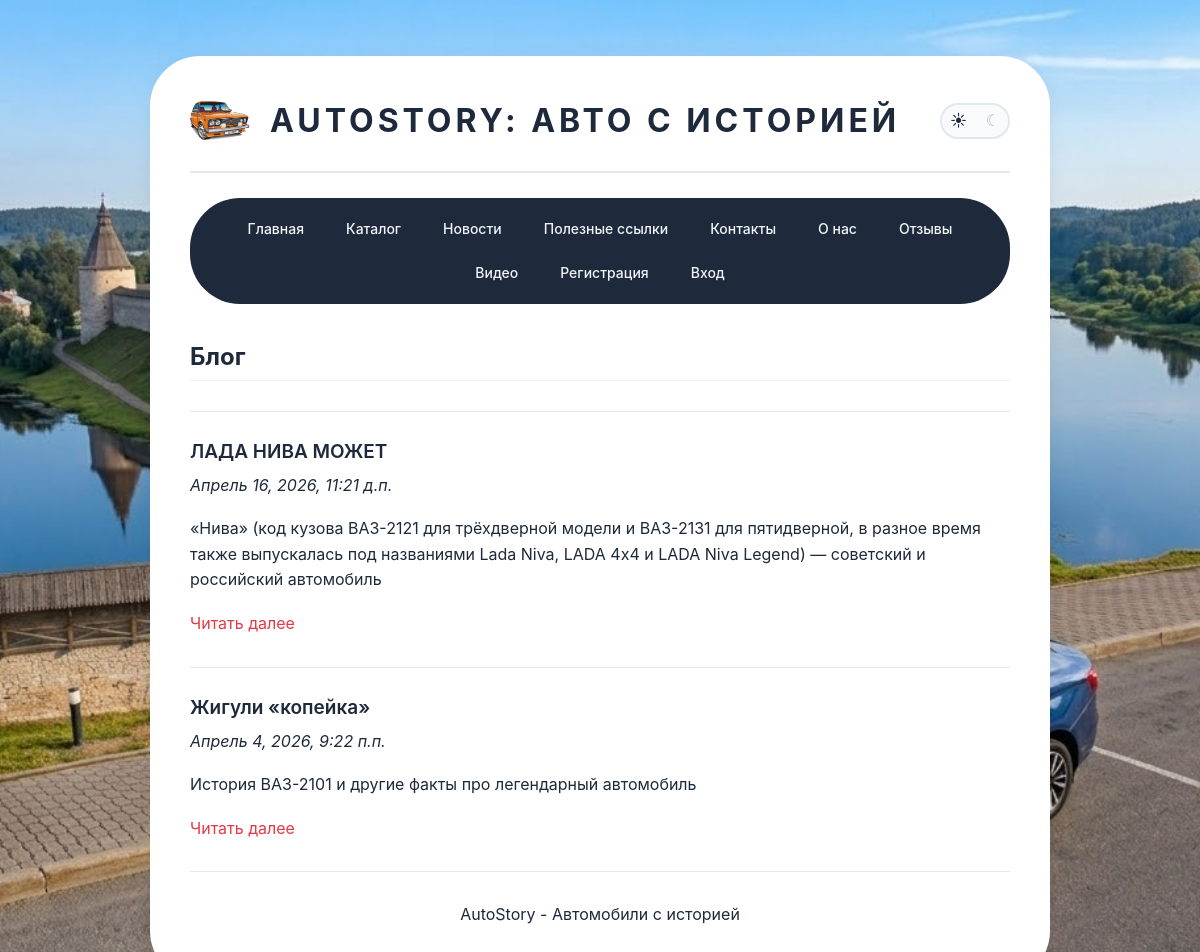
Screenshot of /blog/ with the database file from the repository.
### auto/models.py (models this page shows, shortened)
class Blog(models.Model):
    title = models.CharField(max_length=100, verbose_name="Заголовок")
    description = models.TextField(verbose_name="Краткое содержание")
    content = models.TextField(verbose_name="Полное содержание")
    posted = models.DateTimeField(default=datetime.now(), db_index=True, verbose_name="Опубликована")
    author = models.ForeignKey(User, null=True, blank=True, on_delete=models.SET_NULL, verbose_name="Автор")
    image = models.FileField(default='temp.jpg', upload_to='', verbose_name="Путь к картинке")
    class Meta:
        ordering = ['-posted']
        verbose_name = "Статья блога"
        verbose_name_plural = "Статьи блога"

### auto/views.py (the view)
# urls.py: 2. Add a URL to urlpatterns:  path('blog/', include('blog.urls'))
def blog(request):
    posts = Blog.objects.all()
    return render(request, 'Auto_DjangoWeb_IvanovLev/blog.html', {
        'title': 'Блог',
        'posts': posts,
    })

### templates/Auto_DjangoWeb_IvanovLev/blog.html (shortened to what this page needs)
{% extends "Auto_DjangoWeb_IvanovLev/layout.html" %}
{% load static %}
{% block content %}
<div class="page-header">
    <h2>{{ title }}</h2>
</div>
{% for post in posts %}
<hr>
<h3>{{ post.title }}</h3>
<p><em>{{ post.posted }}</em></p>
<p>{{ post.description }}</p>
<p><a href="{% url 'blogpost' parametr=post.id %}">Читать далее</a></p>
{% endfor %}
{% endblock %}

### static/css/site.css (style rules this page uses)
* { box-sizing: border-box; }
body { background: var(--bg-page); background-image: url("/static/fon-light.jpg"); background-size: cover; background-position: center; background-attachment: fixed; background-repeat: no-repeat; color: var(--text-main); font-family: 'Inter', 'Segoe UI', Arial, sans-serif; font-size: 16px; line-height: 1.6; margin: 0; padding: 30px 20px; transition: background var(--transition), color var(--transition); }
h2 { color: var(--text-main); font-size: 24px; font-weight: 700; margin-top: 30px; margin-bottom: 15px; transition: color var(--transition); }
h3 { color: var(--text-main); font-size: 19px; font-weight: 600; transition: color var(--transition); }
p { color: var(--text-main); margin-bottom: 18px; font-size: 16px; transition: color var(--transition); }
hr { border: none; height: 1px; background: var(--border); margin: 30px 0; transition: background var(--transition); }
a { color: var(--accent); text-decoration: none; transition: color var(--transition); }
.page-header { display: flex; align-items: center; justify-content: space-between; gap: 20px; margin-bottom: 20px; flex-wrap: wrap; }
.page-header h2 { margin: 0; }

### rows the page displays
Blog: title "ЛАДА НИВА МОЖЕТ", posted "Апрель 16, 2026, 11:21 д.п.", description "«Нива» (код кузова ВАЗ-2121 для трёхдверной модели и ВАЗ-2131 для пятидверной, в разное время также выпускалась под названиями Lada Niva, LADA 4x4 и LADA Niva Legend) — советский и российский автомобиль"
Blog: title "Жигули «копейка»", posted "Апрель 4, 2026, 9:22 п.п.", description "История ВАЗ-2101 и другие факты про легендарный автомобиль"

### other values shown
{{ title }} "Блог"
